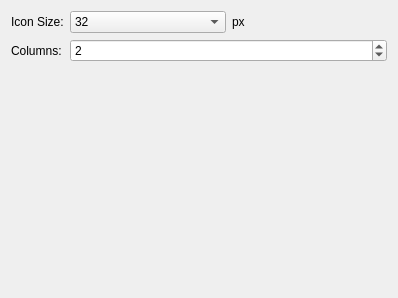
<?xml version="1.0" encoding="UTF-8"?>
<ui version="4.0">
 <class>CadToolBar</class>
 <widget class="QWidget" name="CadToolBar">
  <property name="geometry">
   <rect>
    <x>0</x>
    <y>0</y>
    <width>398</width>
    <height>298</height>
   </rect>
  </property>
  <layout class="QFormLayout" name="formLayout">
   <item row="0" column="0">
    <widget class="QLabel" name="label">
     <property name="text">
      <string>Icon Size:</string>
     </property>
    </widget>
   </item>
   <item row="0" column="1">
    <layout class="QHBoxLayout" name="horizontalLayout">
     <item>
      <widget class="QComboBox" name="IconSize">
       <property name="currentIndex">
        <number>3</number>
       </property>
       <item>
        <property name="text">
         <string notr="true">16</string>
        </property>
       </item>
       <item>
        <property name="text">
         <string notr="true">24</string>
        </property>
       </item>
       <item>
        <property name="text">
         <string notr="true">28</string>
        </property>
       </item>
       <item>
        <property name="text">
         <string notr="true">32</string>
        </property>
       </item>
       <item>
        <property name="text">
         <string notr="true">40</string>
        </property>
       </item>
       <item>
        <property name="text">
         <string notr="true">48</string>
        </property>
       </item>
       <item>
        <property name="text">
         <string notr="true">64</string>
        </property>
       </item>
       <item>
        <property name="text">
         <string notr="true">80</string>
        </property>
       </item>
       <item>
        <property name="text">
         <string notr="true">96</string>
        </property>
       </item>
       <item>
        <property name="text">
         <string notr="true">112</string>
        </property>
       </item>
       <item>
        <property name="text">
         <string notr="true">128</string>
        </property>
       </item>
      </widget>
     </item>
     <item>
      <widget class="QLabel" name="label_2">
       <property name="toolTip">
        <string>Pixel</string>
       </property>
       <property name="text">
        <string>px</string>
       </property>
      </widget>
     </item>
    </layout>
   </item>
   <item row="1" column="0">
    <widget class="QLabel" name="label_3">
     <property name="text">
      <string>Columns:</string>
     </property>
    </widget>
   </item>
   <item row="1" column="1">
    <widget class="QSpinBox" name="Columns">
     <property name="minimum">
      <number>1</number>
     </property>
     <property name="maximum">
      <number>5</number>
     </property>
     <property name="value">
      <number>2</number>
     </property>
    </widget>
   </item>
  </layout>
 </widget>
 <resources/>
 <connections/>
</ui>
